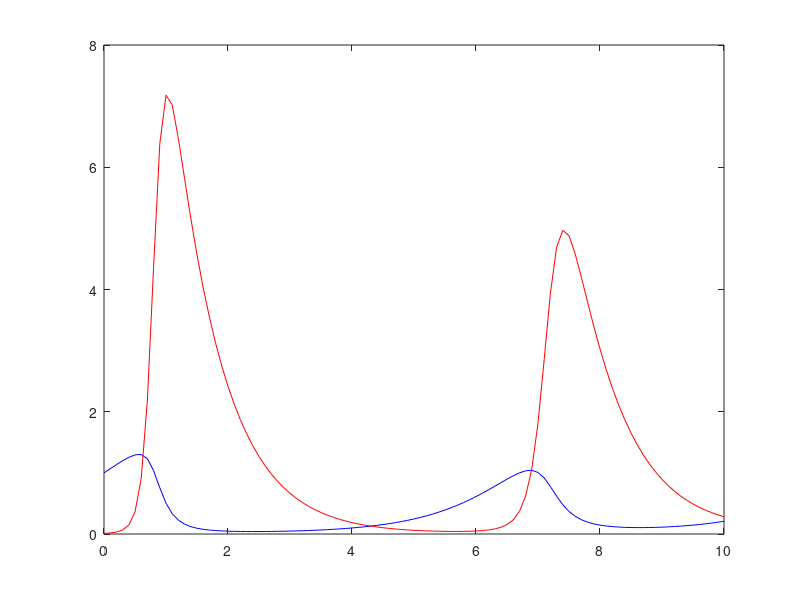

The MATLAB script that drew this image:
clc;
clear all ;
close all;
format long;
a=0.5;
K=20;
T=0.8;
r=0.7;
lamda=0.7;
m=0.65;
h=0.1;
y=0:h:10;
n=length(y);
P(1)=1;
I(1)=0.01
for i=2:n
    k11=h*((P(i-1))*(1-(((P(i-1))^2)/((a^2)*K*(T^2))))-((1)/(2*r))*(P(i-1))*(I(i-1)));
    k21=h*((2*(I(i-1)))*((((lamda)/(2*(a^2)*r*(T^2))))*((P(i-1))^2)-m));
   
    k12=h*(((P(i-1))+(0.5*(k11)))*(1-((((P(i-1))+(0.5*(k11)))^2)/((a^2)*K*(T^2))))-((1)/(2*r))*((P(i-1))+(0.5*(k11)))*((I(i-1))+(0.5*(k21))));
    k22=h*((2*((I(i-1))+(0.5*(k21))))*((((lamda)/(2*(a^2)*r*(T^2))))*(((P(i-1))+(0.5*(k11)))^2)-m));
    
    k13=h*(((P(i-1)+(0.5*(k12))))*(1-((((P(i-1)+(0.5*(k12))))^2)/((a^2)*K*(T^2))))-((1)/(2*r))*((P(i-1)+(0.5*(k12))))*((I(i-1))+(0.5*(k22))));
    k23=h*((2*((I(i-1))+(0.5*(k22))))*((((lamda)/(2*(a^2)*r*(T^2))))*(((P(i-1)+(0.5*(k12))))^2)-m));
    
    k14=h*(((P(i-1)+(k13)))*(1-((((P(i-1)+(k13)))^2)/((a^2)*K*(T^2))))-((1)/(2*r))*((P(i-1)+(k13)))*((I(i-1))+(k23)));
    k24=h*((2*((I(i-1)+(k23))))*((((lamda)/(2*(a^2)*r*(T^2))))*(((P(i-1)+(k13)))^2)-m));
    
      
   
  
    P(i)=(P(i-1))+((1/6)*(k11+(2*k12)+(2*k13)+k14));
    I(i)=(I(i-1))+((1/6)*(k21+(2*k22)+(2*k23)+k24));
    
end
%P,I
%plot (P,I)
xlabel('mangsa'),ylabel('pemangsa')
plot(y,P,'b')
hold on 
plot(y,I,'r')
hold off